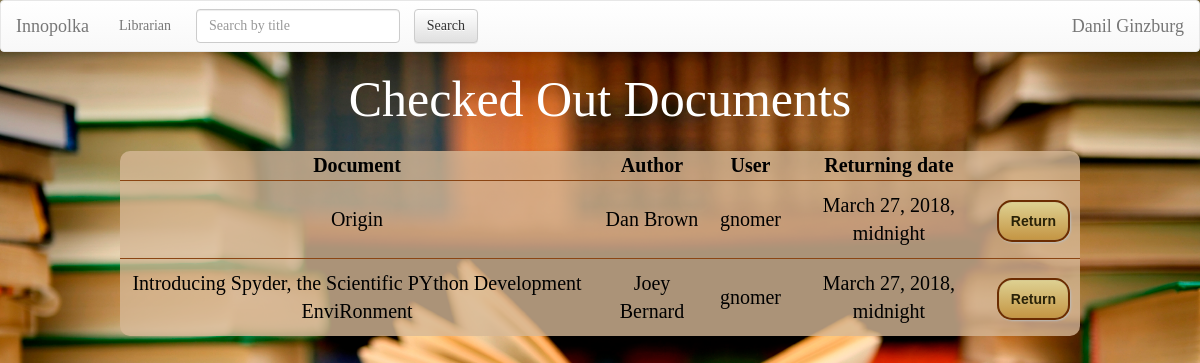
Page /checked_out_docs/ (signed in) on the earlier database version.
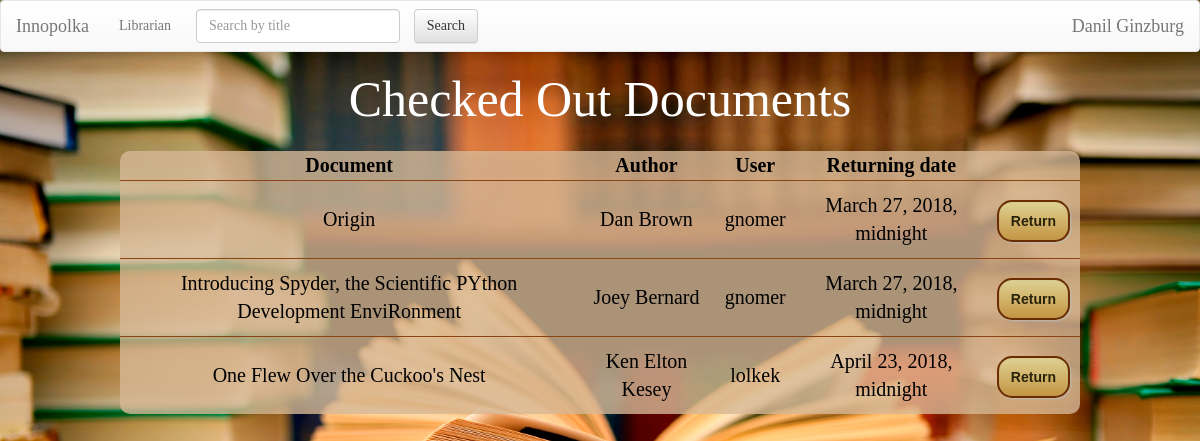
Same page on the later database version.
### Documents/models.py (models this page shows, shortened)
class DocumentCopy(models.Model):
    doc = models.ForeignKey(Document, blank=True, default=None, on_delete=models.CASCADE) # link document which is checked out
    checked_up_by_whom = models.ForeignKey(User, blank=True, default=None, on_delete=models.CASCADE) # link to holder
    date = models.DateTimeField(default=str(datetime.datetime.today().strftime("%Y-%m-%d %H:%M")))
    returning_date = models.DateTimeField(default=str(datetime.datetime.today().strftime("%Y-%m-%d %H:%M")))
    time_left = models.CharField(null=True, max_length=250)
    fine_price = models.IntegerField(null=True)
    renewed = models.BooleanField(default=False)
    class Meta:
        verbose_name_plural = 'Document copies'

class Document(models.Model):
    title = models.CharField(max_length=250)
    price = models.IntegerField()
    keywords = models.CharField(max_length=250) # the list of keywords stored in string
    authors = models.CharField(max_length=250) # the list of authors in string format splitted by space
    cover = models.CharField(max_length=1000, default="https://lh3.googleusercontent.com/zqfUbCXdb1oGmsNEzNxTjQU5ZlS3x46nQoB83sFbRSlMnpDTZgdVCe_LvCx-rl7sOA=w300")
    copies = models.PositiveIntegerField(default=1)
    type = models.CharField(max_length=100, default='Document')
    is_bestseller = models.BooleanField(default=False)
    is_reference = models.BooleanField(default=False)
    level = models.PositiveIntegerField(default=1)
    room = models.PositiveIntegerField(default=1)

### Documents/views.py (the view)
# urls.py: url(r'^checked_out_docs/$', views.CheckedOutDocsView.as_view(), name='checked_out_docs'),
class CheckedOutDocsView(ListView):
    model = DocumentCopy
    template_name = 'Documents/checked_out_docs.html'
    context_object_name = 'document_copies'
    def get(self, request, *args, **kwargs):
        if request.user.is_staff:
            return super().get(request, *args, **kwargs)
        return redirect('/')

### Documents/templates/Documents/checked_out_docs.html (shortened to what this page needs)
{% extends 'Documents/base.html'  %}
{% load staticfiles %}
{% block body  %}
<h1> Checked Out Documents</h1>
<table>
    <tr>
        <th class="cen">Document</th>
        <th class="cen">Author</th>
        <th class="cen">User</th>
        <th class="cen">Returning date</th>
    </tr>
    <tr>
        {% for copy in document_copies %}
        <td><a href="/{{ copy.doc.id }}/">{{ copy.doc.title }}</a></td>
        <td>{{ copy.doc.authors }}</td>
        <td><a href="/user/?id={{ copy.checked_up_by_whom.id }}">{{ copy.checked_up_by_whom }}</a></td>
        <td>{{ copy.returning_date}}</td>
        <td><a class="button" href="/requests/return/?copy_id={{ copy.id }}" onclick="
        return confirm('Return {{copy.doc.title}} from {{copy.checked_up_by_whom.username}} back?');
">Return</a></td>
    </tr>
    {% endfor %}
</table>
{% endblock %}

Differences in the rows shown:
added DocumentCopy: doc "One Flew Over the Cuckoo's Nest", doc.authors "Ken Elton Kesey", checked_up_by_whom "lolkek", returning_date "April 23, 2018, midnight"
